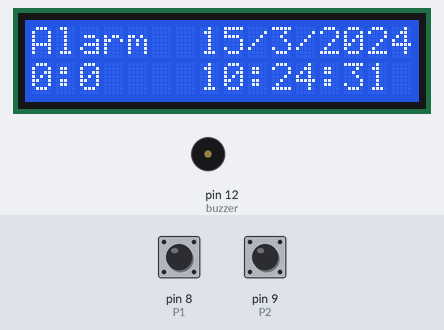
The sketch below on a simulated Arduino Uno, built with avr-gcc and run on an emulated ATmega328P. On the bench: 16×2 character LCD, buzzer (waves = sounding, pin HIGH). The inputs (shaded band) are chosen by the test bench; at power-on: pin 8 (P1) HIGH, pin 9 (P2) HIGH. The local clock reads 2024-03-15 10:24:30 at power-on unless the sketch sets it.

Above: at 1.2 s.
1.3 s: pin 8 (P1) pulled LOW for 3.2 s
At 5.6 s:
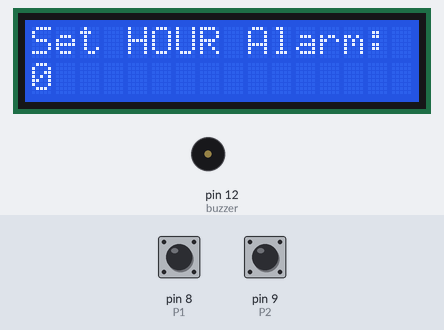
6.6 s: pin 9 (P2) pulled LOW for 3.2 s
At 10.4 s:
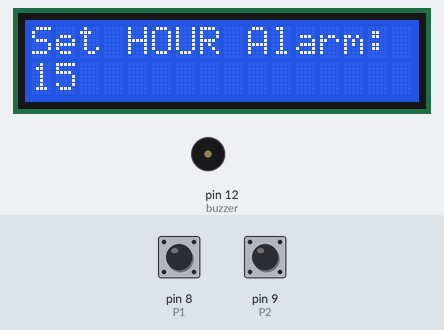
11.3 s: pin 8 (P1) pulled LOW for 1.3 s
At 12.2 s:
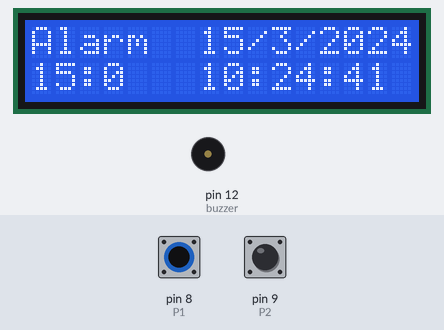
Timing chart, 0 to 14.3 s (numbered marks = the images above; inputs shaded):
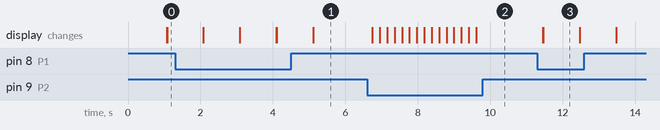

Measured:
- after the input at 1.3 s, the display: first changes after 0.78 s (image 1 shows a later state)
- after the input at 6.6 s, the display: first changes after 0.15 s (image 2 shows a later state)
- after the input at 11.3 s, the display: first changes after 0.16 s (image 3 shows a later state)
- what the display in image 3 shows lasts 1.0 s, from 11.5 s to 12.5 s

The sketch:

CODE_TEST_1.ino
```cpp
#include <LiquidCrystal.h> // includes the LiquidCrystal Library
#include "RTClib.h"
#include <Wire.h>

RTC_DS1307 RTC;

LiquidCrystal lcd(1, 2, 4, 5, 6, 7); // Creates an LC object. Parameters: (rs, enable, d4, d5, d6, d7)


//************Button*****************//
int P1=8; // Button SET Alarm MENU'
int P2=9; // Hour Button
int P3=10; // Minute Button
//**************Alarm***************//
#define buzzer 12


/*
 * the following line is declaring the variable of unassigned
 * to hold the alarm minute and hour
 */
uint8_t alarmHours = 0, alarmMinutes = 0;  // Holds the current alarm time


/*
 * Putting the pins as outputs
 * Note Menu the variable counting the times the button is pushed
 *
 */

   int menu=0;

void setup() {

  pinMode(P1,INPUT_PULLUP);
  pinMode(P2,INPUT_PULLUP);
  pinMode(P3,INPUT_PULLUP);
  pinMode(buzzer, OUTPUT); // Set buzzer as an output
  int menu=0;

 Wire.begin();
 RTC.begin();
 lcd.begin(16,2);// Initializes the interface to the LCD screen, and specifies the dimensions (width and height) of the display }


}


/*THE functions are below the loop function
 * timenn: is a function that display the time adn date on the LCD
 * Alarm: is the function that control compare the current time with the alarb time, then write wake up on the screen
 * SetHourAlarm is the function that contrls the hours of the alarm
 * SetMinuteAlarm is the function that contrls the minute of the alarm
 * Menu:
 * depends on how many times you click on menu will take you to a different case
 *
 */

void loop() {

  timenn();
  Alarm();

  if(digitalRead(P1)== LOW)
  {
   menu=menu+1;
  }

  if (menu == 1){

    lcd.clear();
    delay(1000);
      // menu=menu+1;

  }

  if(menu==2){

    SetHourAlarm();

  }

  if (menu == 3){
    SetMinuteAlarm();

    }


  if (menu == 4)
  {
    menu=0;
  }

    lcd.clear();
    lcd.setCursor(0,0);
    lcd.print("Alarm");
    lcd.setCursor(0,1);
    lcd.print(alarmHours, DEC);
    lcd.print(":");
    lcd.print(alarmMinutes, DEC);
    //delay(1000);
    //lcd.clear();


}


void timenn(){

    DateTime now = RTC.now();

    lcd.setCursor(7,0);


    //lcd.print("Date:");
    lcd.print(now.day(), DEC);
    lcd.print("/");
    lcd.print(now.month(), DEC);
    lcd.print("/");
    lcd.print(now.year(), DEC);

    lcd.setCursor(7, 1);

    if (now.hour()<10)
    lcd.print("0");
    lcd.print(now.hour(), DEC);
    lcd.print(":");
    if (now.minute()<10)
    lcd.print("0");
    lcd.print(now.minute(), DEC);
    lcd.print(":");
    if (now.second()<10)
    lcd.print("0");
    lcd.print(now.second(), DEC);
    lcd.setCursor(12, 0);
    delay(1000);

    if (now.hour() == 22 && now.minute() == 32 && now.second() == 20 ){
    lcd.clear();
    delay(3000);
}


  }


void SetHourAlarm()// Setting the alarm minutes
{
  while(digitalRead(P1)==HIGH) {

  if(digitalRead(P2) == LOW)
  {
   if(alarmHours==23)
    {
      alarmHours=0;
    }
    else
    {
      alarmHours=alarmHours+1;
    }
  }

  lcd.clear();
  lcd.setCursor(0,0);
  lcd.print("Set HOUR Alarm:");
  lcd.setCursor(0,1);
  lcd.print(alarmHours,DEC);
  delay(200);
  menu = 3;
}
 }


void SetMinuteAlarm()// Setting the alarm minutes
 {
  while(digitalRead(P1)==HIGH){

  lcd.clear();

  if(digitalRead(P3)==LOW)
  {

    if (alarmMinutes==59)
    {
      alarmMinutes=0;
    }
    else
    {
      alarmMinutes=alarmMinutes+1;
    }
  }

  lcd.setCursor(0,0);
  lcd.print("Set MIN. Alarm:");
  lcd.setCursor(0,1);
  lcd.print(alarmMinutes,DEC);
  delay(200);

 menu = 0;
 }
 }


void Alarm(){

     DateTime now = RTC.now();
     if ( now.hour() == alarmHours && now.minute() == alarmMinutes )
        {
          lcd.clear();
          lcd.print("WAKE UP YA B3'AL");
          delay(1000);
         DateTime now = RTC.now();
        }
        else {
          lcd.setCursor(0,0);
          lcd.print("Alarm");
          lcd.setCursor(0,1);
          lcd.print("OFF");
          }
}
```
